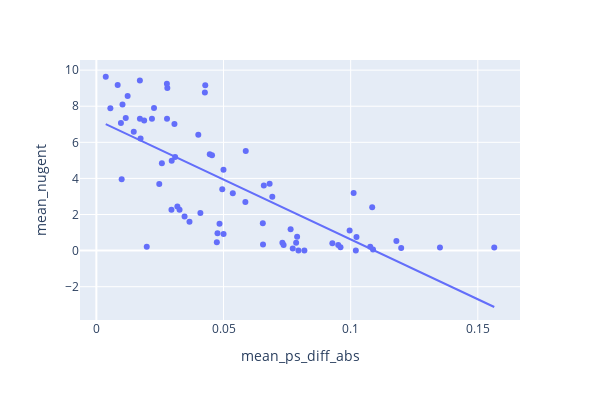

Here is the notebook cell this chart was saved with:
### Code cell
fig, res = get_scatter(mean_meta, 'mean_ps_diff_abs', 'mean_nugent')
